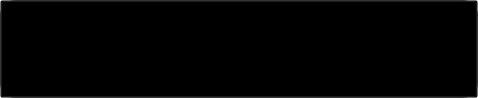
<?xml version="1.0" encoding="UTF-8"?>
<ui version="4.0">
 <class>Form</class>
 <widget class="QWidget" name="Form">
  <property name="geometry">
   <rect>
    <x>0</x>
    <y>0</y>
    <width>478</width>
    <height>98</height>
   </rect>
  </property>
  <property name="windowTitle">
   <string>Form</string>
  </property>
  <widget class="QWidget" name="template_outros_funcs" native="true">
   <property name="geometry">
    <rect>
     <x>0</x>
     <y>0</y>
     <width>478</width>
     <height>98</height>
    </rect>
   </property>
   <property name="sizePolicy">
    <sizepolicy hsizetype="Fixed" vsizetype="Fixed">
     <horstretch>0</horstretch>
     <verstretch>0</verstretch>
    </sizepolicy>
   </property>
   <property name="minimumSize">
    <size>
     <width>478</width>
     <height>98</height>
    </size>
   </property>
   <property name="cursor">
    <cursorShape>PointingHandCursor</cursorShape>
   </property>
   <property name="styleSheet">
    <string notr="true">#template_outros_funcs{
background-color: rgb(108, 108, 108);
border-radius: 15px;

}</string>
   </property>
   <layout class="QHBoxLayout" name="horizontalLayout_10">
    <property name="leftMargin">
     <number>7</number>
    </property>
    <item>
     <widget class="QLabel" name="foto_func">
      <property name="sizePolicy">
       <sizepolicy hsizetype="Fixed" vsizetype="Preferred">
        <horstretch>0</horstretch>
        <verstretch>0</verstretch>
       </sizepolicy>
      </property>
      <property name="minimumSize">
       <size>
        <width>80</width>
        <height>80</height>
       </size>
      </property>
      <property name="maximumSize">
       <size>
        <width>80</width>
        <height>80</height>
       </size>
      </property>
      <property name="cursor">
       <cursorShape>PointingHandCursor</cursorShape>
      </property>
      <property name="text">
       <string/>
      </property>
      <property name="pixmap">
       <pixmap resource="../../imagens/imgs.qrc">:/imgs/logo_new_te.png</pixmap>
      </property>
      <property name="scaledContents">
       <bool>true</bool>
      </property>
     </widget>
    </item>
    <item>
     <widget class="QWidget" name="info_outros_funcs" native="true">
      <property name="cursor">
       <cursorShape>PointingHandCursor</cursorShape>
      </property>
      <layout class="QVBoxLayout" name="verticalLayout_51">
       <property name="spacing">
        <number>8</number>
       </property>
       <property name="leftMargin">
        <number>0</number>
       </property>
       <item>
        <widget class="QLabel" name="nome_outros_funcs">
         <property name="cursor">
          <cursorShape>PointingHandCursor</cursorShape>
         </property>
         <property name="text">
          <string>&lt;html&gt;&lt;head/&gt;&lt;body&gt;&lt;p&gt;&lt;span style=&quot; font-size:14pt;&quot;&gt;nome_func&lt;/span&gt;&lt;/p&gt;&lt;/body&gt;&lt;/html&gt;</string>
         </property>
        </widget>
       </item>
       <item>
        <widget class="QLabel" name="cargo_outros_funcs">
         <property name="cursor">
          <cursorShape>PointingHandCursor</cursorShape>
         </property>
         <property name="text">
          <string>&lt;html&gt;&lt;head/&gt;&lt;body&gt;&lt;p&gt;cargo_func&lt;/p&gt;&lt;/body&gt;&lt;/html&gt;</string>
         </property>
        </widget>
       </item>
      </layout>
     </widget>
    </item>
   </layout>
  </widget>
  <widget class="QPushButton" name="pushButton">
   <property name="geometry">
    <rect>
     <x>0</x>
     <y>0</y>
     <width>478</width>
     <height>98</height>
    </rect>
   </property>
   <property name="styleSheet">
    <string notr="true">color: transparent;
background-color:transparent;</string>
   </property>
   <property name="text">
    <string>PushButton</string>
   </property>
  </widget>
 </widget>
 <resources>
  <include location="../../imagens/imgs.qrc"/>
  <include location="../imagens/imgs.qrc"/>
 </resources>
 <connections/>
</ui>
